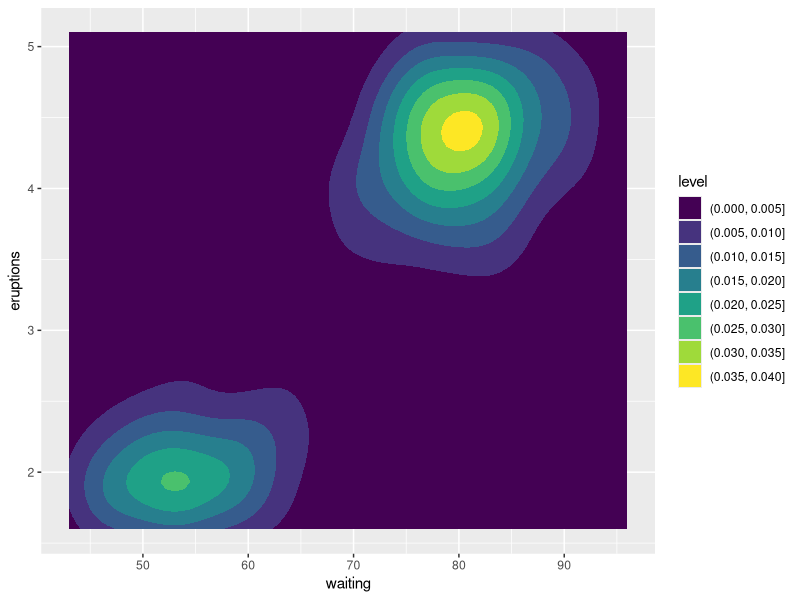

Here is the R script that generated this plot:
## ---- chunk 1
library("ggplot2")
## ---- chunk 2
ggplot(faithfuld, aes(waiting, eruptions, z = density)) +
  geom_contour_filled()
